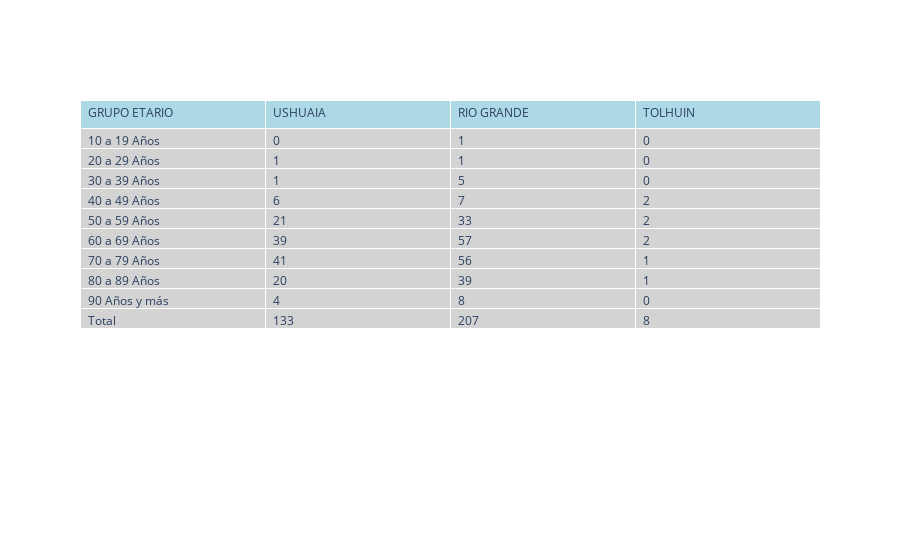

Notebook code for this chart:
### Code cell
# Genero una tabla con la información
fig = go.Figure(data=[go.Table(
    header=dict(values=list(defunciones.columns),
                fill_color='lightblue',
                align='left'),
    cells=dict(values=[defunciones["GRUPO ETARIO"], defunciones["USHUAIA"], defunciones["RIO GRANDE"], defunciones["TOLHUIN"]],
               fill_color='lightgrey',
               align='left'))
])

fig.show()

### Figure 1 — Plotly figure (JSON) as saved in the notebook; plotly's stock layout.template omitted (floating-point values rounded to 4 significant figures)
{"data": [{"cells": {"align": "left", "fill": {"color": "lightgrey"}, "values": [["10 a 19 Años", "20 a 29 Años", "30 a 39 Años", "40 a 49 Años", "50 a 59 Años", "60 a 69 Años", "70 a 79 Años", "80 a 89 Años", "90 Años y más", "Total"], [0, 1, 1, 6, 21, 39, 41, 20, 4, 133], [1, 1, 5, 7, 33, 57, 56, 39, 8, 207], [0, 0, 0, 2, 2, 2, 1, 1, 0, 8]]}, "header": {"align": "left", "fill": {"color": "lightblue"}, "values": ["GRUPO ETARIO", "USHUAIA", "RIO GRANDE", "TOLHUIN"]}, "type": "table"}], "layout": {}}
